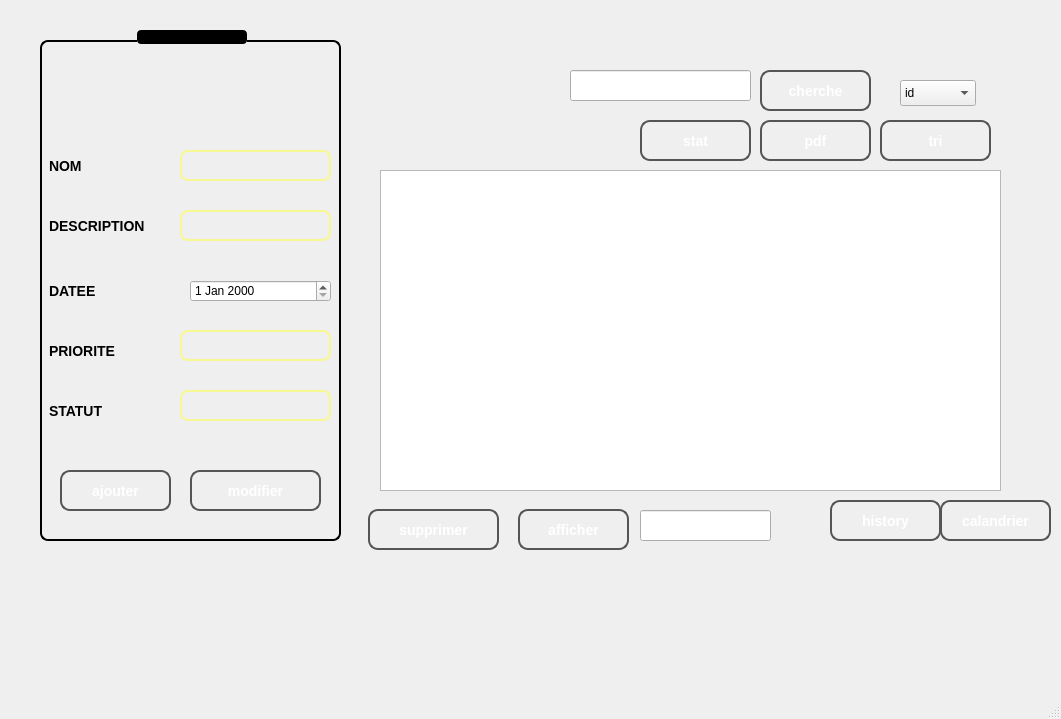
<?xml version="1.0" encoding="UTF-8"?>
<ui version="4.0">
 <class>MainWindow</class>
 <widget class="QMainWindow" name="MainWindow">
  <property name="geometry">
   <rect>
    <x>0</x>
    <y>0</y>
    <width>1061</width>
    <height>719</height>
   </rect>
  </property>
  <property name="windowTitle">
   <string>MainWindow</string>
  </property>
  <widget class="QWidget" name="centralwidget">
   <widget class="QLabel" name="label">
    <property name="geometry">
     <rect>
      <x>-70</x>
      <y>-80</y>
      <width>1131</width>
      <height>771</height>
     </rect>
    </property>
    <property name="styleSheet">
     <string notr="true">image: url(:/new/prefix1/abstract-paper-background-concept.jpg);</string>
    </property>
    <property name="text">
     <string/>
    </property>
   </widget>
   <widget class="QGroupBox" name="groupBox_7">
    <property name="geometry">
     <rect>
      <x>40</x>
      <y>30</y>
      <width>301</width>
      <height>511</height>
     </rect>
    </property>
    <property name="minimumSize">
     <size>
      <width>301</width>
      <height>511</height>
     </size>
    </property>
    <property name="styleSheet">
     <string notr="true">QGroupBox::title {
    subcontrol-origin: margin;
    subcontrol-position: top center;  /* Center the title */
    padding: 0 10px;
    background-color: rgba(0,0,0,0,);  /* Yellow background for the title */
    color: rgb(255, 255, 255)ck;
    font-weight: bold;
    border-radius: 4px;
}
QGroupBox {
    background-color: transparent;  /* Transparent to blend with the rest of the interface */
    border: 2px solid rgba(0,0,0,0,);  /* Yellow border to match the rest */
    border-radius: 8px;
    margin-top: 10px;
    padding: 10px;
}
QLineEdit {
    background-color: transparent;  /* Make the input fields transparent */
    border: 2px solid rgba(248, 248, 147, 255);  /* Yellow border to maintain consistency */
    border-radius: 8px;  /* Rounded corners for a smooth look */
    padding: 5px;  /* Padding to give space inside the input */
    color: white;  /* Text color to ensure visibility */
    font-size: 14px;  /* Adjust font size */
}

QLineEdit:focus {
    border: 2px solid rgba(255, 255, 147, 255);  /* Brighter border when the input is focused */
    background-color: rgba(255, 255, 255, 0.2);  /* Light translucent background on focus */
}
QLabel {
    color: black;  /* Text color to match the interface */
    background-color: transparent;  /* Transparent background */
    font-weight: bold;  /* Bold text to make the labels stand out */
    font-size: 14px;  /* Adjust the font size */
    padding: 5px;  /* Add some space around the label */
}

QLabel:hover {
    color: rgba(248, 248, 147, 255);  /* Yellow text on hover */
}
</string>
    </property>
    <property name="title">
     <string>ajouter un tache</string>
    </property>
    <widget class="QLabel" name="label_33">
     <property name="geometry">
      <rect>
       <x>0</x>
       <y>120</y>
       <width>131</width>
       <height>31</height>
      </rect>
     </property>
     <property name="text">
      <string>NOM</string>
     </property>
    </widget>
    <widget class="QLabel" name="label_34">
     <property name="geometry">
      <rect>
       <x>0</x>
       <y>180</y>
       <width>121</width>
       <height>31</height>
      </rect>
     </property>
     <property name="text">
      <string>DESCRIPTION</string>
     </property>
    </widget>
    <widget class="QLabel" name="label_35">
     <property name="geometry">
      <rect>
       <x>0</x>
       <y>250</y>
       <width>131</width>
       <height>21</height>
      </rect>
     </property>
     <property name="text">
      <string>DATEE</string>
     </property>
    </widget>
    <widget class="QLineEdit" name="description">
     <property name="geometry">
      <rect>
       <x>140</x>
       <y>180</y>
       <width>151</width>
       <height>31</height>
      </rect>
     </property>
    </widget>
    <widget class="QLineEdit" name="priorite">
     <property name="geometry">
      <rect>
       <x>140</x>
       <y>300</y>
       <width>151</width>
       <height>31</height>
      </rect>
     </property>
    </widget>
    <widget class="QLabel" name="label_36">
     <property name="geometry">
      <rect>
       <x>0</x>
       <y>310</y>
       <width>131</width>
       <height>21</height>
      </rect>
     </property>
     <property name="text">
      <string>PRIORITE</string>
     </property>
    </widget>
    <widget class="QLineEdit" name="nom">
     <property name="geometry">
      <rect>
       <x>140</x>
       <y>120</y>
       <width>151</width>
       <height>31</height>
      </rect>
     </property>
    </widget>
    <widget class="QLabel" name="label_37">
     <property name="geometry">
      <rect>
       <x>0</x>
       <y>370</y>
       <width>141</width>
       <height>21</height>
      </rect>
     </property>
     <property name="text">
      <string>STATUT</string>
     </property>
    </widget>
    <widget class="QLineEdit" name="statut">
     <property name="geometry">
      <rect>
       <x>140</x>
       <y>360</y>
       <width>151</width>
       <height>31</height>
      </rect>
     </property>
    </widget>
    <widget class="QPushButton" name="ajoute">
     <property name="geometry">
      <rect>
       <x>20</x>
       <y>440</y>
       <width>111</width>
       <height>41</height>
      </rect>
     </property>
     <property name="styleSheet">
      <string notr="true">QPushButton {
    background: none;
    background-color: qlineargradient(
        spread:pad, x1:0, y1:0, x2:1, y2:1, 
        stop:0 #2b2b2b,   /* Noir foncé */
        stop:0.5 #1e1e1e, /* Noir intermédiaire */
        stop:1 #000000    /* Noir profond */
    );
    color: white;              /* Texte en blanc */
    border: 2px solid #555;    /* Bordure gris foncé */
    border-radius: 10px;       /* Coins arrondis */
    padding: 10px 20px;        /* Espacement interne */
    font-size: 14px;           /* Taille du texte */
    font-weight: bold;         /* Texte en gras */
}

QPushButton:hover {
    background: none;
    background-color: qlineargradient(
        spread:pad, x1:0, y1:0, x2:1, y2:1,
        stop:0 #3b3b3b,  /* Gris plus clair au survol */
        stop:0.5 #292929,  
        stop:1 #121212  
    );
}

QPushButton:pressed {
    background: none;
    background-color: #1a1a1a;  /* Noir encore plus profond lors de l'appui */
}

QPushButton:focus {
    outline: none; /* Supprime l'effet de focus (contour) */
}
</string>
     </property>
     <property name="text">
      <string>ajouter</string>
     </property>
    </widget>
    <widget class="QPushButton" name="modifier">
     <property name="geometry">
      <rect>
       <x>150</x>
       <y>440</y>
       <width>131</width>
       <height>41</height>
      </rect>
     </property>
     <property name="styleSheet">
      <string notr="true">QPushButton {
    background-color: qlineargradient(
        spread:pad, x1:0, y1:0, x2:1, y2:1, 
        stop:0 #2b2b2b,   /* Noir foncé */
        stop:0.5 #1e1e1e, /* Noir intermédiaire */
        stop:1 #000000    /* Noir profond */
    );
    color: white;              /* Texte en blanc */
    border: 2px solid #555;    /* Bordure gris foncé */
    border-radius: 10px;       /* Coins arrondis */
    padding: 10px 20px;        /* Espacement interne */
    font-size: 14px;           /* Taille du texte */
    font-weight: bold;         /* Texte en gras */
}

QPushButton:hover {
    background-color: qlineargradient(
        spread:pad, x1:0, y1:0, x2:1, y2:1,
        stop:0 #3b3b3b,  /* Gris plus clair au survol */
        stop:0.5 #292929,  
        stop:1 #121212  
    );
}

QPushButton:pressed {
    background-color: #1a1a1a;  /* Noir encore plus profond lors de l'appui */
}
</string>
     </property>
     <property name="text">
      <string>modifier</string>
     </property>
    </widget>
    <widget class="QDateEdit" name="datee">
     <property name="geometry">
      <rect>
       <x>150</x>
       <y>250</y>
       <width>141</width>
       <height>22</height>
      </rect>
     </property>
    </widget>
   </widget>
   <widget class="QLabel" name="label_3">
    <property name="geometry">
     <rect>
      <x>350</x>
      <y>0</y>
      <width>191</width>
      <height>231</height>
     </rect>
    </property>
    <property name="styleSheet">
     <string notr="true">
image: url(:/new/prefix3/result.png);</string>
    </property>
    <property name="text">
     <string/>
    </property>
   </widget>
   <widget class="QLabel" name="label_2">
    <property name="geometry">
     <rect>
      <x>950</x>
      <y>10</y>
      <width>101</width>
      <height>71</height>
     </rect>
    </property>
    <property name="styleSheet">
     <string notr="true">image: url(:/new/prefix5/ttqqq-removebg-preview.png);
image: url(:/new/prefix5/ttqqq-removebg-preview.png);</string>
    </property>
    <property name="text">
     <string/>
    </property>
   </widget>
   <widget class="QTableView" name="aff">
    <property name="geometry">
     <rect>
      <x>380</x>
      <y>170</y>
      <width>621</width>
      <height>321</height>
     </rect>
    </property>
   </widget>
   <widget class="QLineEdit" name="idedit">
    <property name="geometry">
     <rect>
      <x>640</x>
      <y>510</y>
      <width>131</width>
      <height>31</height>
     </rect>
    </property>
   </widget>
   <widget class="QPushButton" name="sup">
    <property name="geometry">
     <rect>
      <x>368</x>
      <y>509</y>
      <width>131</width>
      <height>41</height>
     </rect>
    </property>
    <property name="styleSheet">
     <string notr="true">QPushButton {
    background-color: qlineargradient(
        spread:pad, x1:0, y1:0, x2:1, y2:1, 
        stop:0 #2b2b2b,   /* Noir foncé */
        stop:0.5 #1e1e1e, /* Noir intermédiaire */
        stop:1 #000000    /* Noir profond */
    );
    color: white;              /* Texte en blanc */
    border: 2px solid #555;    /* Bordure gris foncé */
    border-radius: 10px;       /* Coins arrondis */
    padding: 10px 20px;        /* Espacement interne */
    font-size: 14px;           /* Taille du texte */
    font-weight: bold;         /* Texte en gras */
}

QPushButton:hover {
    background-color: qlineargradient(
        spread:pad, x1:0, y1:0, x2:1, y2:1,
        stop:0 #3b3b3b,  /* Gris plus clair au survol */
        stop:0.5 #292929,  
        stop:1 #121212  
    );
}

QPushButton:pressed {
    background-color: #1a1a1a;  /* Noir encore plus profond lors de l'appui */
}
</string>
    </property>
    <property name="text">
     <string>supprimer</string>
    </property>
   </widget>
   <widget class="QPushButton" name="recuperer">
    <property name="geometry">
     <rect>
      <x>518</x>
      <y>509</y>
      <width>111</width>
      <height>41</height>
     </rect>
    </property>
    <property name="styleSheet">
     <string notr="true">QPushButton {
    background-color: qlineargradient(
        spread:pad, x1:0, y1:0, x2:1, y2:1, 
        stop:0 #2b2b2b,   /* Noir foncé */
        stop:0.5 #1e1e1e, /* Noir intermédiaire */
        stop:1 #000000    /* Noir profond */
    );
    color: white;              /* Texte en blanc */
    border: 2px solid #555;    /* Bordure gris foncé */
    border-radius: 10px;       /* Coins arrondis */
    padding: 10px 20px;        /* Espacement interne */
    font-size: 14px;           /* Taille du texte */
    font-weight: bold;         /* Texte en gras */
}

QPushButton:hover {
    background-color: qlineargradient(
        spread:pad, x1:0, y1:0, x2:1, y2:1,
        stop:0 #3b3b3b,  /* Gris plus clair au survol */
        stop:0.5 #292929,  
        stop:1 #121212  
    );
}

QPushButton:pressed {
    background-color: #1a1a1a;  /* Noir encore plus profond lors de l'appui */
}
</string>
    </property>
    <property name="text">
     <string>afficher</string>
    </property>
   </widget>
   <widget class="QPushButton" name="viewhistory">
    <property name="geometry">
     <rect>
      <x>830</x>
      <y>500</y>
      <width>111</width>
      <height>41</height>
     </rect>
    </property>
    <property name="styleSheet">
     <string notr="true">QPushButton {
    background-color: qlineargradient(
        spread:pad, x1:0, y1:0, x2:1, y2:1, 
        stop:0 #2b2b2b,   /* Noir foncé */
        stop:0.5 #1e1e1e, /* Noir intermédiaire */
        stop:1 #000000    /* Noir profond */
    );
    color: white;              /* Texte en blanc */
    border: 2px solid #555;    /* Bordure gris foncé */
    border-radius: 10px;       /* Coins arrondis */
    padding: 10px 20px;        /* Espacement interne */
    font-size: 14px;           /* Taille du texte */
    font-weight: bold;         /* Texte en gras */
}

QPushButton:hover {
    background-color: qlineargradient(
        spread:pad, x1:0, y1:0, x2:1, y2:1,
        stop:0 #3b3b3b,  /* Gris plus clair au survol */
        stop:0.5 #292929,  
        stop:1 #121212  
    );
}

QPushButton:pressed {
    background-color: #1a1a1a;  /* Noir encore plus profond lors de l'appui */
}
</string>
    </property>
    <property name="text">
     <string>history</string>
    </property>
   </widget>
   <widget class="QPushButton" name="tri">
    <property name="geometry">
     <rect>
      <x>880</x>
      <y>120</y>
      <width>111</width>
      <height>41</height>
     </rect>
    </property>
    <property name="styleSheet">
     <string notr="true">QPushButton {
    background-color: qlineargradient(
        spread:pad, x1:0, y1:0, x2:1, y2:1, 
        stop:0 #2b2b2b,   /* Noir foncé */
        stop:0.5 #1e1e1e, /* Noir intermédiaire */
        stop:1 #000000    /* Noir profond */
    );
    color: white;              /* Texte en blanc */
    border: 2px solid #555;    /* Bordure gris foncé */
    border-radius: 10px;       /* Coins arrondis */
    padding: 10px 20px;        /* Espacement interne */
    font-size: 14px;           /* Taille du texte */
    font-weight: bold;         /* Texte en gras */
}

QPushButton:hover {
    background-color: qlineargradient(
        spread:pad, x1:0, y1:0, x2:1, y2:1,
        stop:0 #3b3b3b,  /* Gris plus clair au survol */
        stop:0.5 #292929,  
        stop:1 #121212  
    );
}

QPushButton:pressed {
    background-color: #1a1a1a;  /* Noir encore plus profond lors de l'appui */
}
</string>
    </property>
    <property name="text">
     <string>tri</string>
    </property>
   </widget>
   <widget class="QPushButton" name="pdf">
    <property name="geometry">
     <rect>
      <x>760</x>
      <y>120</y>
      <width>111</width>
      <height>41</height>
     </rect>
    </property>
    <property name="styleSheet">
     <string notr="true">QPushButton {
    background-color: qlineargradient(
        spread:pad, x1:0, y1:0, x2:1, y2:1, 
        stop:0 #2b2b2b,   /* Noir foncé */
        stop:0.5 #1e1e1e, /* Noir intermédiaire */
        stop:1 #000000    /* Noir profond */
    );
    color: white;              /* Texte en blanc */
    border: 2px solid #555;    /* Bordure gris foncé */
    border-radius: 10px;       /* Coins arrondis */
    padding: 10px 20px;        /* Espacement interne */
    font-size: 14px;           /* Taille du texte */
    font-weight: bold;         /* Texte en gras */
}

QPushButton:hover {
    background-color: qlineargradient(
        spread:pad, x1:0, y1:0, x2:1, y2:1,
        stop:0 #3b3b3b,  /* Gris plus clair au survol */
        stop:0.5 #292929,  
        stop:1 #121212  
    );
}

QPushButton:pressed {
    background-color: #1a1a1a;  /* Noir encore plus profond lors de l'appui */
}
</string>
    </property>
    <property name="text">
     <string>pdf</string>
    </property>
   </widget>
   <widget class="QPushButton" name="stat">
    <property name="geometry">
     <rect>
      <x>640</x>
      <y>120</y>
      <width>111</width>
      <height>41</height>
     </rect>
    </property>
    <property name="styleSheet">
     <string notr="true">QPushButton {
    background-color: qlineargradient(
        spread:pad, x1:0, y1:0, x2:1, y2:1, 
        stop:0 #2b2b2b,   /* Noir foncé */
        stop:0.5 #1e1e1e, /* Noir intermédiaire */
        stop:1 #000000    /* Noir profond */
    );
    color: white;              /* Texte en blanc */
    border: 2px solid #555;    /* Bordure gris foncé */
    border-radius: 10px;       /* Coins arrondis */
    padding: 10px 20px;        /* Espacement interne */
    font-size: 14px;           /* Taille du texte */
    font-weight: bold;         /* Texte en gras */
}

QPushButton:hover {
    background-color: qlineargradient(
        spread:pad, x1:0, y1:0, x2:1, y2:1,
        stop:0 #3b3b3b,  /* Gris plus clair au survol */
        stop:0.5 #292929,  
        stop:1 #121212  
    );
}

QPushButton:pressed {
    background-color: #1a1a1a;  /* Noir encore plus profond lors de l'appui */
}
</string>
    </property>
    <property name="text">
     <string>stat</string>
    </property>
   </widget>
   <widget class="QLineEdit" name="cherche">
    <property name="geometry">
     <rect>
      <x>570</x>
      <y>70</y>
      <width>181</width>
      <height>31</height>
     </rect>
    </property>
   </widget>
   <widget class="QPushButton" name="chercher">
    <property name="geometry">
     <rect>
      <x>760</x>
      <y>70</y>
      <width>111</width>
      <height>41</height>
     </rect>
    </property>
    <property name="styleSheet">
     <string notr="true">QPushButton {
    background-color: qlineargradient(
        spread:pad, x1:0, y1:0, x2:1, y2:1, 
        stop:0 #2b2b2b,   /* Noir foncé */
        stop:0.5 #1e1e1e, /* Noir intermédiaire */
        stop:1 #000000    /* Noir profond */
    );
    color: white;              /* Texte en blanc */
    border: 2px solid #555;    /* Bordure gris foncé */
    border-radius: 10px;       /* Coins arrondis */
    padding: 10px 20px;        /* Espacement interne */
    font-size: 14px;           /* Taille du texte */
    font-weight: bold;         /* Texte en gras */
}

QPushButton:hover {
    background-color: qlineargradient(
        spread:pad, x1:0, y1:0, x2:1, y2:1,
        stop:0 #3b3b3b,  /* Gris plus clair au survol */
        stop:0.5 #292929,  
        stop:1 #121212  
    );
}

QPushButton:pressed {
    background-color: #1a1a1a;  /* Noir encore plus profond lors de l'appui */
}
</string>
    </property>
    <property name="text">
     <string>cherche</string>
    </property>
   </widget>
   <widget class="QComboBox" name="Trie">
    <property name="geometry">
     <rect>
      <x>900</x>
      <y>80</y>
      <width>76</width>
      <height>26</height>
     </rect>
    </property>
    <item>
     <property name="text">
      <string>id</string>
     </property>
    </item>
    <item>
     <property name="text">
      <string>datee</string>
     </property>
    </item>
   </widget>
   <widget class="QPushButton" name="calendarButton">
    <property name="geometry">
     <rect>
      <x>940</x>
      <y>500</y>
      <width>111</width>
      <height>41</height>
     </rect>
    </property>
    <property name="styleSheet">
     <string notr="true">QPushButton {
    background-color: qlineargradient(
        spread:pad, x1:0, y1:0, x2:1, y2:1, 
        stop:0 #2b2b2b,   /* Noir foncé */
        stop:0.5 #1e1e1e, /* Noir intermédiaire */
        stop:1 #000000    /* Noir profond */
    );
    color: white;              /* Texte en blanc */
    border: 2px solid #555;    /* Bordure gris foncé */
    border-radius: 10px;       /* Coins arrondis */
    padding: 10px 20px;        /* Espacement interne */
    font-size: 14px;           /* Taille du texte */
    font-weight: bold;         /* Texte en gras */
}

QPushButton:hover {
    background-color: qlineargradient(
        spread:pad, x1:0, y1:0, x2:1, y2:1,
        stop:0 #3b3b3b,  /* Gris plus clair au survol */
        stop:0.5 #292929,  
        stop:1 #121212  
    );
}

QPushButton:pressed {
    background-color: #1a1a1a;  /* Noir encore plus profond lors de l'appui */
}
</string>
    </property>
    <property name="text">
     <string>calandrier</string>
    </property>
   </widget>
  </widget>
  <widget class="QMenuBar" name="menubar">
   <property name="geometry">
    <rect>
     <x>0</x>
     <y>0</y>
     <width>1061</width>
     <height>25</height>
    </rect>
   </property>
  </widget>
  <widget class="QStatusBar" name="statusbar"/>
 </widget>
 <resources/>
 <connections/>
</ui>
